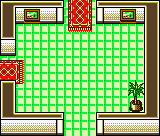

The image is a tile-based game level rendered from a .tmx file. Its description and complete source (layers, tilesets, objects, tile grids) follow:
An orthogonal 20x17 tile map with 8x8 px tiles, 1 tile layer (ShoeBox Tile Grab).

<map version="1.0" orientation="orthogonal" width="20" height="17" tilewidth="8" tileheight="8">
<tileset firstgid="1" name="tcg_tiles_bank.png" tilewidth="8" tileheight="8">
	<image source="tcg_tiles_bank.png" width="176" height="24" />
</tileset>
	<layer name="ShoeBox Tile Grab" width="20" height="17">
		<data>
			<tile gid="1" />
			<tile gid="2" />
			<tile gid="3" />
			<tile gid="3" />
			<tile gid="3" />
			<tile gid="3" />
			<tile gid="3" />
			<tile gid="4" />
			<tile gid="5" />
			<tile gid="6" />
			<tile gid="7" />
			<tile gid="8" />
			<tile gid="9" />
			<tile gid="3" />
			<tile gid="3" />
			<tile gid="3" />
			<tile gid="3" />
			<tile gid="3" />
			<tile gid="10" />
			<tile gid="11" />
			<tile gid="12" />
			<tile gid="13" />
			<tile gid="14" />
			<tile gid="15" />
			<tile gid="16" />
			<tile gid="14" />
			<tile gid="14" />
			<tile gid="17" />
			<tile gid="5" />
			<tile gid="6" />
			<tile gid="7" />
			<tile gid="8" />
			<tile gid="17" />
			<tile gid="14" />
			<tile gid="14" />
			<tile gid="15" />
			<tile gid="16" />
			<tile gid="14" />
			<tile gid="12" />
			<tile gid="13" />
			<tile gid="12" />
			<tile gid="13" />
			<tile gid="18" />
			<tile gid="19" />
			<tile gid="20" />
			<tile gid="18" />
			<tile gid="18" />
			<tile gid="21" />
			<tile gid="5" />
			<tile gid="6" />
			<tile gid="7" />
			<tile gid="8" />
			<tile gid="21" />
			<tile gid="18" />
			<tile gid="18" />
			<tile gid="19" />
			<tile gid="20" />
			<tile gid="18" />
			<tile gid="12" />
			<tile gid="13" />
			<tile gid="12" />
			<tile gid="13" />
			<tile gid="22" />
			<tile gid="22" />
			<tile gid="22" />
			<tile gid="22" />
			<tile gid="22" />
			<tile gid="22" />
			<tile gid="23" />
			<tile gid="24" />
			<tile gid="24" />
			<tile gid="25" />
			<tile gid="22" />
			<tile gid="22" />
			<tile gid="22" />
			<tile gid="22" />
			<tile gid="22" />
			<tile gid="22" />
			<tile gid="12" />
			<tile gid="13" />
			<tile gid="26" />
			<tile gid="27" />
			<tile gid="22" />
			<tile gid="22" />
			<tile gid="22" />
			<tile gid="22" />
			<tile gid="22" />
			<tile gid="22" />
			<tile gid="22" />
			<tile gid="22" />
			<tile gid="22" />
			<tile gid="22" />
			<tile gid="22" />
			<tile gid="22" />
			<tile gid="22" />
			<tile gid="22" />
			<tile gid="22" />
			<tile gid="22" />
			<tile gid="12" />
			<tile gid="13" />
			<tile gid="28" />
			<tile gid="29" />
			<tile gid="22" />
			<tile gid="22" />
			<tile gid="22" />
			<tile gid="22" />
			<tile gid="22" />
			<tile gid="22" />
			<tile gid="22" />
			<tile gid="22" />
			<tile gid="22" />
			<tile gid="22" />
			<tile gid="22" />
			<tile gid="22" />
			<tile gid="22" />
			<tile gid="22" />
			<tile gid="22" />
			<tile gid="22" />
			<tile gid="12" />
			<tile gid="13" />
			<tile gid="30" />
			<tile gid="31" />
			<tile gid="22" />
			<tile gid="22" />
			<tile gid="22" />
			<tile gid="22" />
			<tile gid="22" />
			<tile gid="22" />
			<tile gid="22" />
			<tile gid="22" />
			<tile gid="22" />
			<tile gid="22" />
			<tile gid="22" />
			<tile gid="22" />
			<tile gid="22" />
			<tile gid="22" />
			<tile gid="22" />
			<tile gid="22" />
			<tile gid="12" />
			<tile gid="13" />
			<tile gid="32" />
			<tile gid="32" />
			<tile gid="33" />
			<tile gid="22" />
			<tile gid="22" />
			<tile gid="22" />
			<tile gid="22" />
			<tile gid="22" />
			<tile gid="22" />
			<tile gid="22" />
			<tile gid="22" />
			<tile gid="22" />
			<tile gid="22" />
			<tile gid="22" />
			<tile gid="22" />
			<tile gid="22" />
			<tile gid="22" />
			<tile gid="22" />
			<tile gid="12" />
			<tile gid="13" />
			<tile gid="34" />
			<tile gid="34" />
			<tile gid="35" />
			<tile gid="22" />
			<tile gid="22" />
			<tile gid="22" />
			<tile gid="22" />
			<tile gid="22" />
			<tile gid="22" />
			<tile gid="22" />
			<tile gid="22" />
			<tile gid="22" />
			<tile gid="22" />
			<tile gid="22" />
			<tile gid="22" />
			<tile gid="22" />
			<tile gid="22" />
			<tile gid="22" />
			<tile gid="12" />
			<tile gid="13" />
			<tile gid="36" />
			<tile gid="36" />
			<tile gid="35" />
			<tile gid="22" />
			<tile gid="22" />
			<tile gid="22" />
			<tile gid="22" />
			<tile gid="22" />
			<tile gid="22" />
			<tile gid="22" />
			<tile gid="22" />
			<tile gid="22" />
			<tile gid="22" />
			<tile gid="22" />
			<tile gid="22" />
			<tile gid="22" />
			<tile gid="22" />
			<tile gid="22" />
			<tile gid="12" />
			<tile gid="13" />
			<tile gid="1" />
			<tile gid="11" />
			<tile gid="37" />
			<tile gid="22" />
			<tile gid="22" />
			<tile gid="22" />
			<tile gid="22" />
			<tile gid="22" />
			<tile gid="22" />
			<tile gid="22" />
			<tile gid="22" />
			<tile gid="22" />
			<tile gid="22" />
			<tile gid="22" />
			<tile gid="22" />
			<tile gid="22" />
			<tile gid="38" />
			<tile gid="39" />
			<tile gid="12" />
			<tile gid="13" />
			<tile gid="12" />
			<tile gid="13" />
			<tile gid="22" />
			<tile gid="22" />
			<tile gid="22" />
			<tile gid="22" />
			<tile gid="22" />
			<tile gid="22" />
			<tile gid="22" />
			<tile gid="22" />
			<tile gid="22" />
			<tile gid="22" />
			<tile gid="22" />
			<tile gid="22" />
			<tile gid="22" />
			<tile gid="22" />
			<tile gid="40" />
			<tile gid="41" />
			<tile gid="12" />
			<tile gid="13" />
			<tile gid="12" />
			<tile gid="13" />
			<tile gid="22" />
			<tile gid="22" />
			<tile gid="22" />
			<tile gid="22" />
			<tile gid="22" />
			<tile gid="22" />
			<tile gid="22" />
			<tile gid="22" />
			<tile gid="22" />
			<tile gid="22" />
			<tile gid="22" />
			<tile gid="22" />
			<tile gid="22" />
			<tile gid="22" />
			<tile gid="42" />
			<tile gid="43" />
			<tile gid="12" />
			<tile gid="13" />
			<tile gid="12" />
			<tile gid="13" />
			<tile gid="22" />
			<tile gid="22" />
			<tile gid="22" />
			<tile gid="22" />
			<tile gid="22" />
			<tile gid="22" />
			<tile gid="22" />
			<tile gid="22" />
			<tile gid="22" />
			<tile gid="22" />
			<tile gid="22" />
			<tile gid="22" />
			<tile gid="22" />
			<tile gid="22" />
			<tile gid="44" />
			<tile gid="45" />
			<tile gid="12" />
			<tile gid="13" />
			<tile gid="26" />
			<tile gid="46" />
			<tile gid="3" />
			<tile gid="3" />
			<tile gid="3" />
			<tile gid="3" />
			<tile gid="3" />
			<tile gid="4" />
			<tile gid="22" />
			<tile gid="22" />
			<tile gid="22" />
			<tile gid="22" />
			<tile gid="9" />
			<tile gid="3" />
			<tile gid="3" />
			<tile gid="3" />
			<tile gid="3" />
			<tile gid="3" />
			<tile gid="47" />
			<tile gid="27" />
			<tile gid="28" />
			<tile gid="14" />
			<tile gid="14" />
			<tile gid="14" />
			<tile gid="14" />
			<tile gid="14" />
			<tile gid="14" />
			<tile gid="17" />
			<tile gid="22" />
			<tile gid="22" />
			<tile gid="22" />
			<tile gid="22" />
			<tile gid="17" />
			<tile gid="14" />
			<tile gid="14" />
			<tile gid="14" />
			<tile gid="14" />
			<tile gid="14" />
			<tile gid="14" />
			<tile gid="29" />
			<tile gid="30" />
			<tile gid="18" />
			<tile gid="18" />
			<tile gid="18" />
			<tile gid="18" />
			<tile gid="18" />
			<tile gid="18" />
			<tile gid="21" />
			<tile gid="22" />
			<tile gid="22" />
			<tile gid="22" />
			<tile gid="22" />
			<tile gid="21" />
			<tile gid="18" />
			<tile gid="18" />
			<tile gid="18" />
			<tile gid="18" />
			<tile gid="18" />
			<tile gid="18" />
			<tile gid="31" />
		</data>
	</layer>
</map>